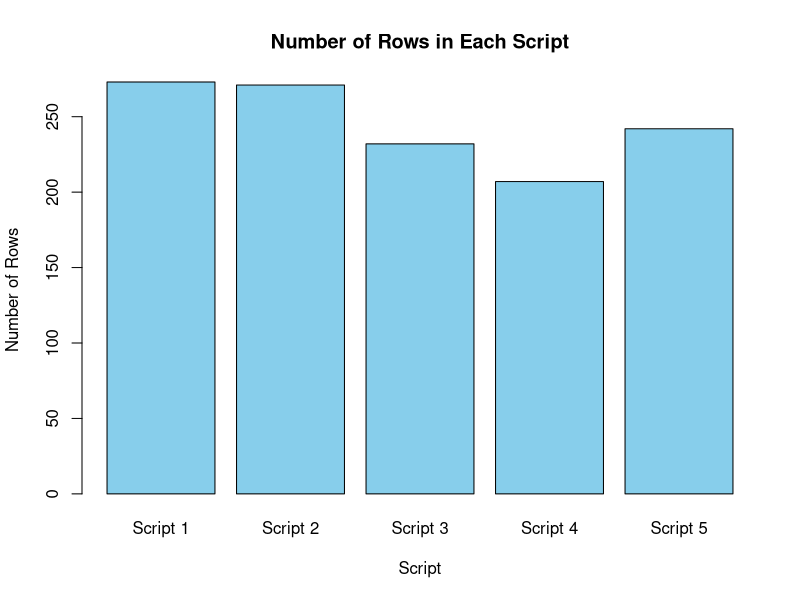

This chart was generated by the following R code:
script1<-read.csv("csv_files/script1_count.csv")
script2<-read.csv("csv_files/script2_count.csv")
script3<-read.csv("csv_files/script3_count.csv")
script4<-read.csv("csv_files/script4_count.csv")
script5<-read.csv("csv_files/script5_count.csv")

script1<- script1[order(-script1$Count),]
script2<- script2[order(-script2$Count),]
script3<- script3[order(-script3$Count),]
script4<- script4[order(-script4$Count),]
script5<- script5[order(-script5$Count),]

num_rows <- c(nrow(script1), nrow(script2), nrow(script3), nrow(script4), nrow(script5))
script_names <- c("Script 1", "Script 2", "Script 3", "Script 4", "Script 5")

# Create a data frame for plotting
data <- data.frame(Script = script_names, Rows = num_rows)

data

# Save the plot as a PNG file
png("number_of_rows_plot.png")
barplot(data$Rows, names.arg = data$Script, col = "skyblue", xlab = "Script", ylab = "Number of Rows", main = "Number of Rows in Each Script")
dev.off()
